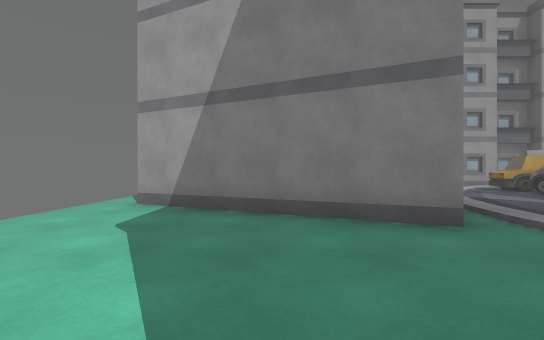
[1] (above)

15 first-person views from a walk through a Unity game level. The camera is 1.2 m above the floor, looks level and sees 90° across. The floor is counted in squares, 2 m on a side. Each view is taken from the middle of a square. On the plan, view 1 faces up. The plan holds only what a view shows up to about 9 squares ahead; the rest is blank. The place goes on beyond the plan. The player is left out. Surface patterns are stand-ins for the level's own textures.

[2]
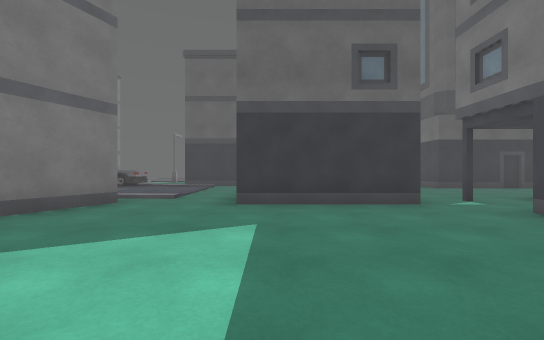

[3]
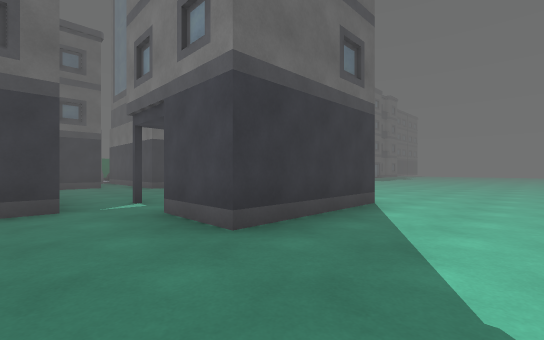

[4]
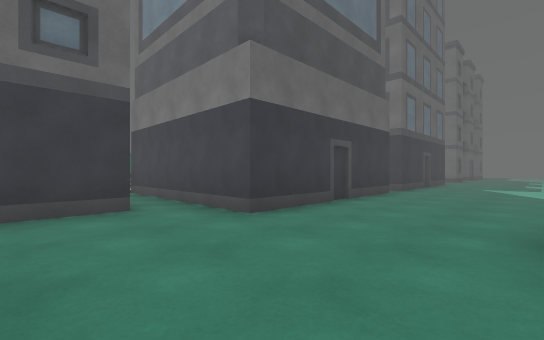

[5]
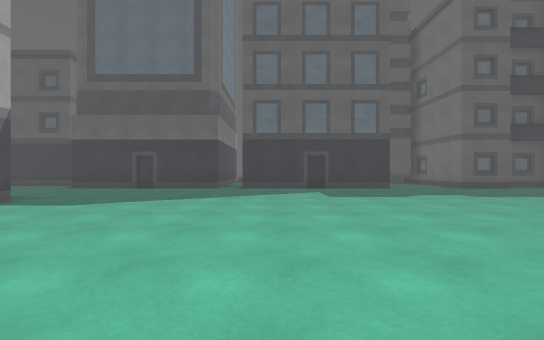

[6]
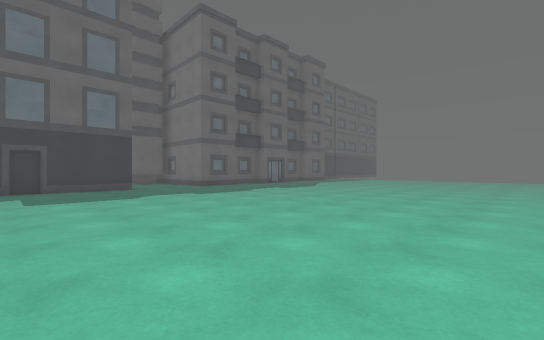

[7]
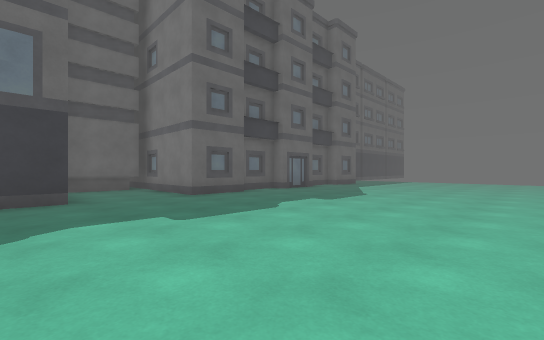

[8]
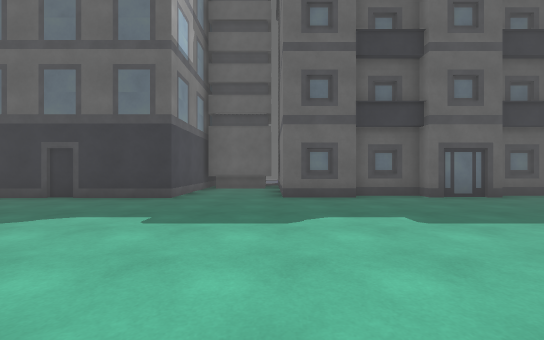

[9]
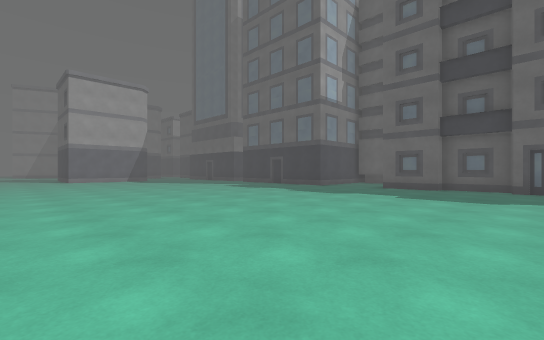

[10]
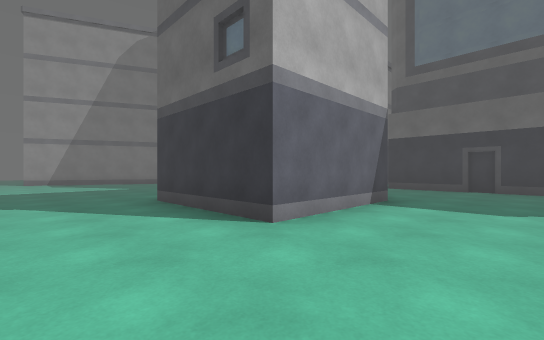

[11]
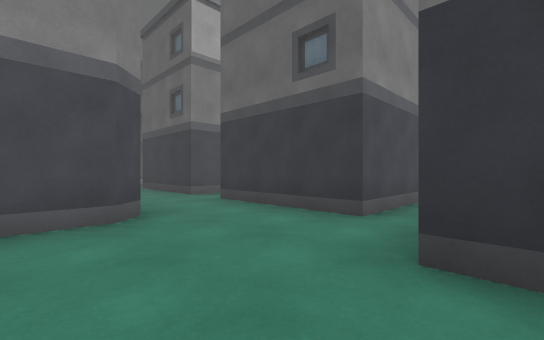

[12]
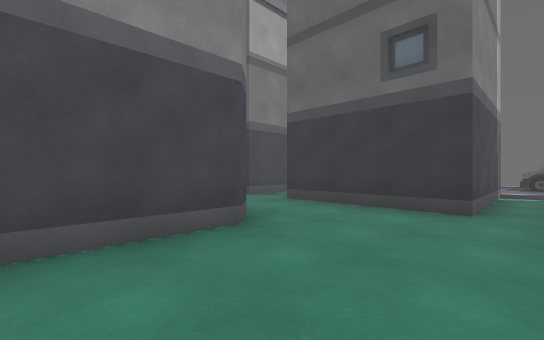

[13]
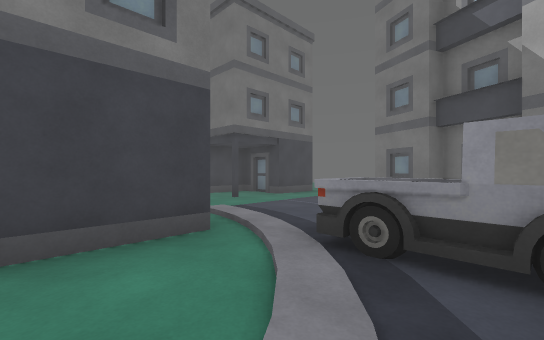

[14]
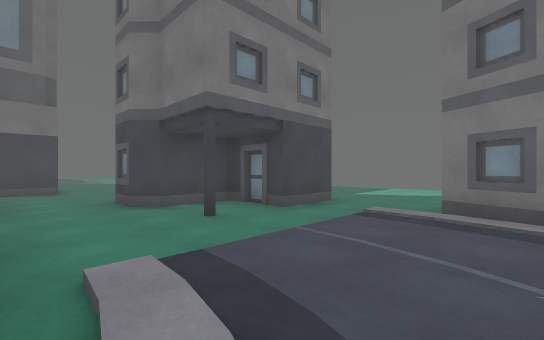

[15]
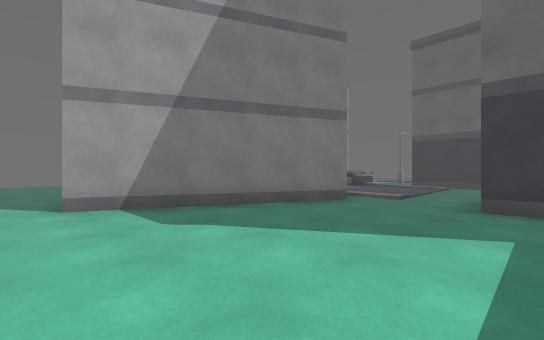

### Floor plan
Key: @ floor where view 1 was taken; # wall or solid block; . main floor; : floor 0.25 m higher than the main floor; / step, stairs or slope; T taxi; B building; R truck; O other object.
Columns run from 3 left of view 1 to 13 right of it. Each row starts with its distance up from view 1.
 12 ..
 11 ..
 10 ..
  9 ..
  8 ..       .T
  7 ..B     ..TT
  6 ..     /.RR.:
  5 .### #/...R/.
  4 ...###/.../..
  3 .....#:.../##B
  2 ....../....
  1 ...........
  0 ...@.##....##
 -1 .....####...
 -2 .....###B..
 -3 ...........
 -4 ...#.#.....###B.
 -5 ...  ........##.O
 -6 ...   B..#####
 -7 .........#
 -8 .........#
 -9 .........#
-10 .........#
-11 .........#
-12 .........#
-13 .........#
-14 .........#
-15 .........###
-16 ............B
-17 ............#
-18 ............##
-19 .........##
-20 ..........#
-21 .........B#
-22 .........##

Positions as (right, up) in squares from view 1, and headings:
1: (0, 0), facing up
2: (-3, 0), facing right
3: (-3, -2), facing down-right
4: (3, -3), facing down-right
5: (-3, -12), facing right
6: (-3, -13), facing down-right
7: (0, -15), facing down-right
8: (0, -18), facing right
9: (-3, -22), facing up-right
10: (-3, -9), facing up-right
11: (4, -6), facing up-right
12: (3, -5), facing up-right
13: (9, 6), facing down-left
14: (7, 4), facing down-left
15: (-3, 0), facing up-right
